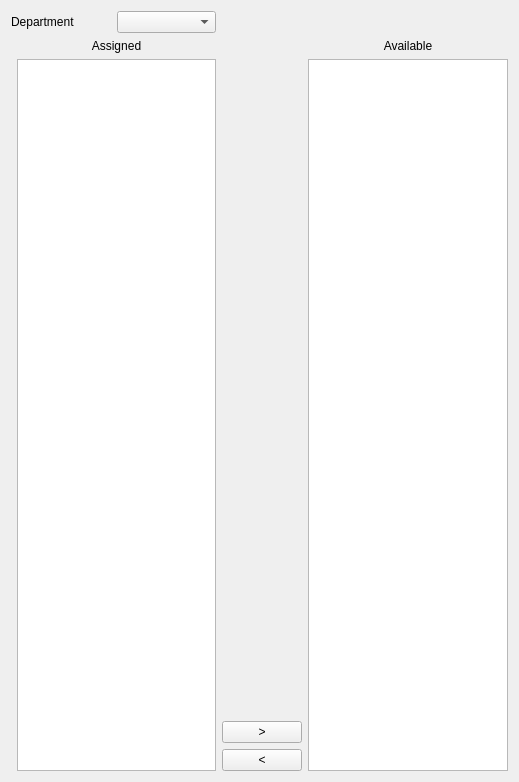
<?xml version="1.0" encoding="UTF-8"?>
<ui version="4.0">
 <class>Widget</class>
 <widget class="QWidget" name="Widget">
  <property name="geometry">
   <rect>
    <x>0</x>
    <y>0</y>
    <width>519</width>
    <height>782</height>
   </rect>
  </property>
  <property name="windowTitle">
   <string>Widget</string>
  </property>
  <layout class="QGridLayout" name="gridLayout">
   <item row="1" column="3" rowspan="2">
    <layout class="QVBoxLayout" name="verticalLayout_3">
     <item>
      <widget class="QLabel" name="label_3">
       <property name="text">
        <string>Available</string>
       </property>
       <property name="alignment">
        <set>Qt::AlignCenter</set>
       </property>
      </widget>
     </item>
     <item>
      <widget class="QListView" name="listView_2"/>
     </item>
    </layout>
   </item>
   <item row="0" column="0" colspan="2">
    <layout class="QHBoxLayout" name="horizontalLayout">
     <item>
      <widget class="QLabel" name="label_4">
       <property name="text">
        <string>Department</string>
       </property>
      </widget>
     </item>
     <item>
      <widget class="QComboBox" name="Department"/>
     </item>
    </layout>
   </item>
   <item row="1" column="1" rowspan="2">
    <layout class="QVBoxLayout" name="verticalLayout_2">
     <item>
      <widget class="QLabel" name="label_2">
       <property name="text">
        <string>Assigned</string>
       </property>
       <property name="alignment">
        <set>Qt::AlignCenter</set>
       </property>
      </widget>
     </item>
     <item>
      <widget class="QListView" name="listView"/>
     </item>
    </layout>
   </item>
   <item row="2" column="2">
    <layout class="QVBoxLayout" name="verticalLayout">
     <item>
      <widget class="QPushButton" name="pushButton">
       <property name="text">
        <string>&gt;</string>
       </property>
      </widget>
     </item>
     <item>
      <widget class="QPushButton" name="pushButton_2">
       <property name="text">
        <string>&lt;</string>
       </property>
      </widget>
     </item>
    </layout>
   </item>
  </layout>
 </widget>
 <layoutdefault spacing="6" margin="11"/>
 <resources/>
 <connections/>
</ui>
